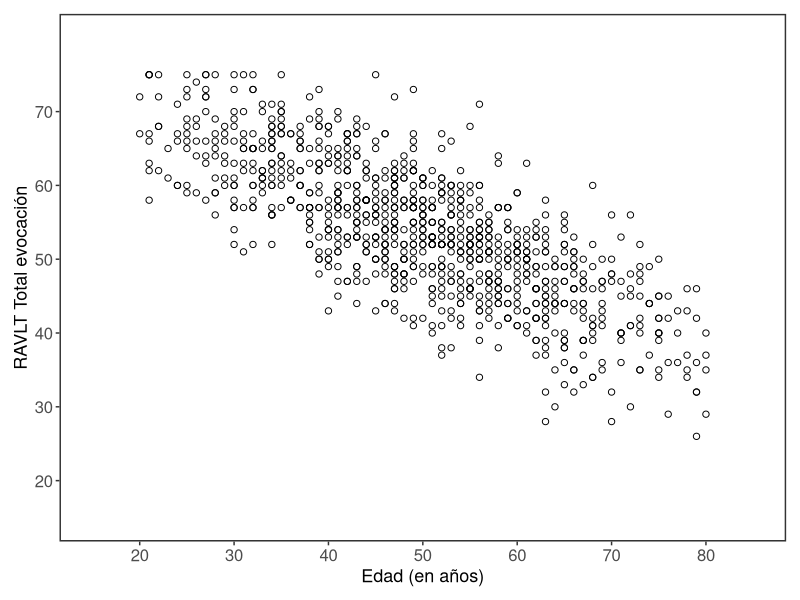

Write R code to recreate this figure.
library(tidyverse)
# ============================================================
# Crear variable "grupo" a partir de la edad
# ============================================================

# 1. Cargar o crear el dataframe (usamos el simulado anterior)
set.seed(123)

n <- 1000
edad <- round(rnorm(n, mean = 50, sd = 15))
edad <- edad[edad >= 20 & edad <= 80]
n <- length(edad)

puntaje <- round(70 - 0.55 * (edad - 20) + rnorm(n, 0, 6))
puntaje <- pmax(pmin(puntaje, 75), 20)

datos <- data.frame(Edad = edad, VLT_Total_Recall = puntaje)

# ------------------------------------------------------------
# 2. Crear la variable "grupo"
# ------------------------------------------------------------

datos <- datos %>%
  mutate(grupo = cut(Edad,
                     breaks = c(20, 30, 40, 50, 60, 70, 81),
                     labels = c("20-29", "30-39", "40-49",
                                "50-59", "60-69", "70-80"),
                     right = FALSE,
                     include.lowest = TRUE))

# ------------------------------------------------------------
# 3. Verificar resultados
# ------------------------------------------------------------

# Primeras filas
head(datos, 10)

# Frecuencia por grupo
table(datos$grupo)

# Resumen de la variable grupo
summary(datos$grupo)

# ------------------------------------------------------------
# 4. Guardar el dataframe actualizado
# ------------------------------------------------------------

write.csv(datos, "datos_con_grupo.csv", row.names = FALSE)

### GRAFICO
ggplot(datos, aes(x = Edad, y = VLT_Total_Recall)) +
  geom_point(shape = 1, size = 1.8,) +
  scale_x_continuous(
    breaks = seq(20, 80, by = 10),
    limits = c(15, 85)
  ) +
  scale_y_continuous(
    breaks = seq(20, 70, by = 10),
    limits = c(15, 80)
  ) +
  labs(
    x = "Edad (en años)",
    y = "RAVLT Total evocación"
  ) +
  theme_bw() +
  theme(
    panel.grid = element_blank(),        # sin grilla (como el original)
    panel.border = element_rect(linewidth = 1),
    axis.text = element_text(size = 12),
    axis.title = element_text(size = 13),
    plot.margin = margin(10, 10, 10, 10)
  )
